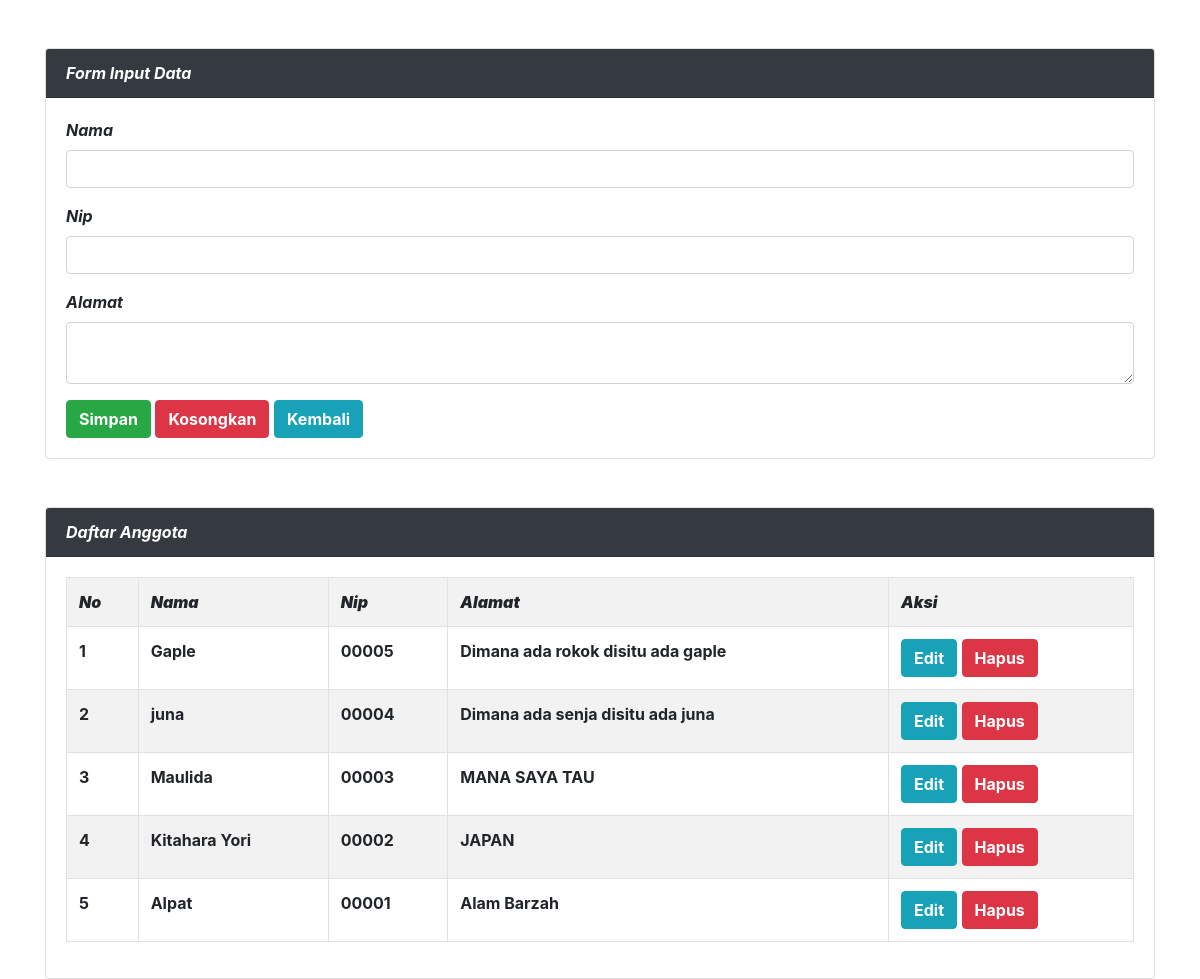
Screenshot of /admin/crud.php with the database file from the repository.
### tables this page shows
CREATE TABLE `pegawai` (
  `id_pegawai` int(10) NOT NULL,
  `nama_pegawai` varchar(100) NOT NULL,
  `nip` varchar(10) NOT NULL,
  `alamat` varchar(100) NOT NULL
);

### admin/crud.php (the view, shortened to what this page needs)
<?php
$server = "localhost";
$user = "root";
$pass = "";
$database = "dbkoperasi";
$koneksi = mysqli_connect($server, $user, $pass, $database)or die(mysqli_error($koneksi));
 ?>
<!DOCTYPE html>
<html>
<head>
	<link rel="stylesheet" href="../assets/css/bootstrap.min.css">
    <link rel="stylesheet" type="text/css" href="../assets/css/admin.css">
    <link rel="stylesheet" type="text/css" href="../assets/font/css/all.min.css">
</head>
<body>
	<div class="container">
	<div class="card mt-5">
  <div class="card-header bg-dark text-white">
    <i><b>Form Input Data</b></i>
  </div>
  <div class="card-body">
<form method="post" action="">
	<div class="form-group">
		<label><i><b>Nama</b></i></label>
		<input type="text" name="tnama" value="<?=@$vnama?>" class="form-control" required></input>
	</div>
	<div class="form-group">
		<label><b><i>Nip</i></b></label>
		<input type="text" name="tnip" value="<?=@$vnip?>" class="form-control" required></input>
	</div>
	<div class="form-group">
		<label ><b><i>Alamat</i></b></label>
		<textarea class="form-control" name="talamat" required><?=@$valamat?></textarea>
	</div>
	<button type="submit" class="btn btn-success" name="bsimpan"><b>Simpan</b></button>
  	<button type="reset" class="btn btn-danger" name="breset"><b>Kosongkan</b></button>
  	<a href="anggota.php" type="kembali" class="btn btn-info" name="kembali"><b>Kembali</b></a>
</form>
  </div>
</div>
<div class="card mt-5">
  <div class="card-header bg-dark text-white">
    <i><b>Daftar Anggota</b></i>
  </div>
  <div class="card-body">
  	<table class="table table-bordered table-striped">
  		<tr>
  			<th><i><b>No</b></i></th>
  			<th><i><b>Nama</b></i></th>
  			<th><i><b>Nip</b></i></th>
  			<th><i><b>Alamat</b></i></th>
  			<th><i><b>Aksi</b></i></th>
  		</tr>
  		<?php
  		$no = 1;
  		$tampil = mysqli_query($koneksi, "SELECT * from pegawai order by id_pegawai desc");
  		while($data = mysqli_fetch_array($tampil)) :
  		 ?>
  		<tr>
  			<th><?=$no++;?></th>
  			<th><?=$data['nama_pegawai']?></th>
  			<th><?=$data['nip']?></th>
  			<th><?=$data['alamat']?></th>
  			<td>
  				<a href="crud.php?hal=edit&id=<?=$data['id_pegawai']?>" class="btn btn-info"><b>Edit</b></a>
  				<a href="crud.php?hal=hapus&id=<?=$data['id_pegawai']?>" onclick="return confirm('Yakin menghapus ?')" class="btn btn-danger"><b>Hapus</b></a>
  			</td>
  		</tr>
  	<?php endwhile; ?>
  	</table>
  </div>
</div>
</div>
</body>
</html>

### rows the page displays
pegawai: nama_pegawai "Gaple", nip "00005", alamat "Dimana ada rokok disitu ada gaple"
pegawai: nama_pegawai "juna", nip "00004", alamat "Dimana ada senja disitu ada juna"
pegawai: nama_pegawai "Maulida", nip "00003", alamat "MANA SAYA TAU"
pegawai: nama_pegawai "Kitahara Yori", nip "00002", alamat "JAPAN"
pegawai: nama_pegawai "Alpat", nip "00001", alamat "Alam Barzah"
